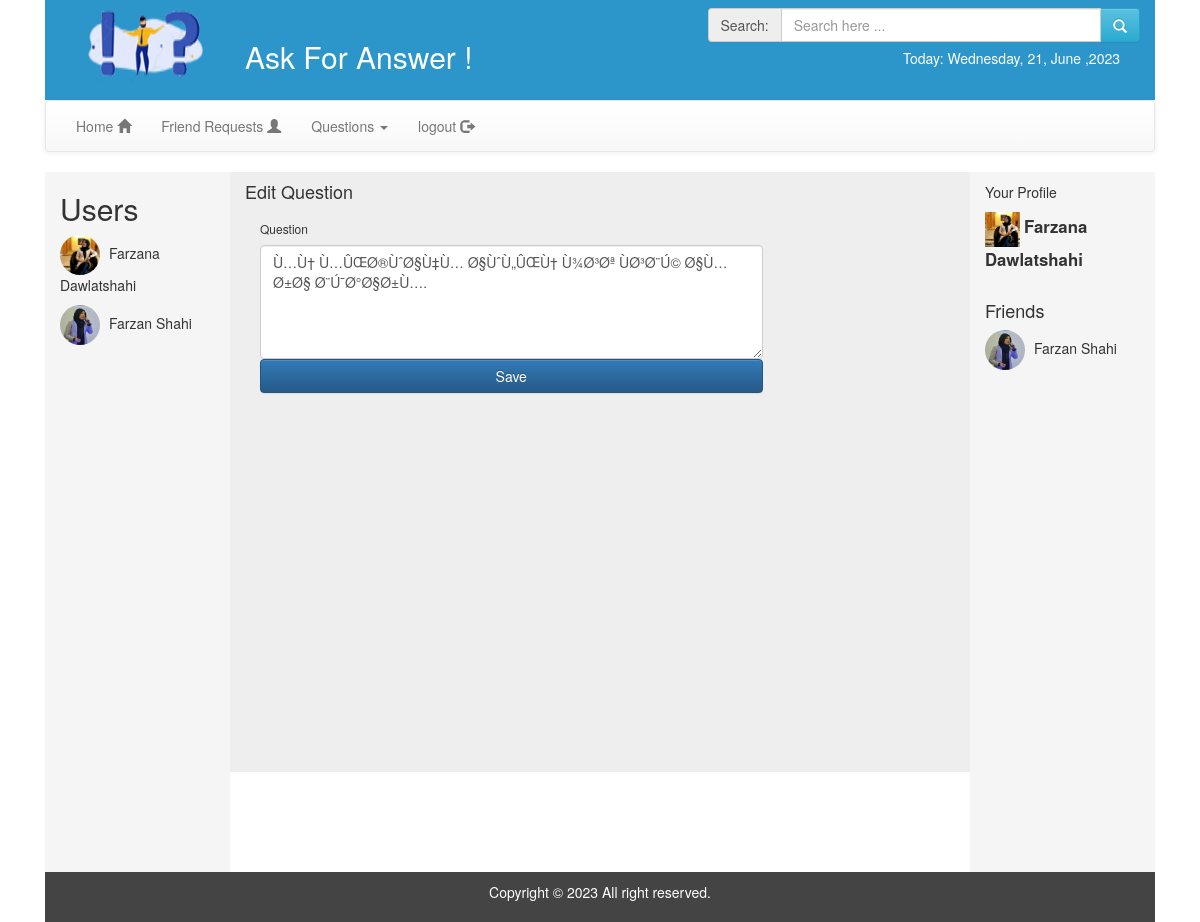
The app's page /question_update.php?post_id=1 (signed in) with its own data.
### tables this page shows
CREATE TABLE `profile` (
  `user_id` int(11) NOT NULL,
  `cover_photo` varchar(128) DEFAULT NULL,
  `picture` varchar(128) DEFAULT NULL,
  `job_title` varchar(64) DEFAULT NULL,
  `job_organization` varchar(64) DEFAULT NULL,
  `hire_date` int(11) DEFAULT NULL,
  `end_date` int(11) DEFAULT NULL,
  `status_text` text,
  `marital_status` varchar(32) DEFAULT NULL,
  `country` varchar(32) DEFAULT NULL,
  `province` varchar(64) DEFAULT NULL,
  `district` varchar(128) DEFAULT NULL
);

CREATE TABLE `users` (
  `user_id` int(11) NOT NULL,
  `firstname` varchar(32) NOT NULL,
  `lastname` varchar(32) NOT NULL,
  `gender` varchar(8) NOT NULL,
  `dob` date NOT NULL,
  `email` varchar(128) DEFAULT NULL,
  `phone` varchar(16) DEFAULT NULL,
  `password` varchar(64) NOT NULL
);

CREATE TABLE `post` (
  `post_id` int(11) NOT NULL,
  `user_id` int(11) NOT NULL,
  `post_text` text,
  `post_date` bigint(20) NOT NULL,
  `privacy` tinyint(4) NOT NULL,
  `location_id` int(11) DEFAULT NULL,
  `group_id` int(11) DEFAULT NULL
);

### top.php (the view, shortened to what this page needs)
<?php
	require_once("connection.php");
	$profile = mysqli_query($con, "SELECT firstname, lastname, picture FROM users INNER JOIN profile ON users.user_id = profile.user_id WHERE users.user_id = " . $_SESSION["user_id"]);
	$row_profile = mysqli_fetch_assoc($profile);
?>
<html>
<head>
	<link rel="stylesheet" href="css/bootstrap.min.css" type="text/css">
	<link rel="stylesheet" href="css/bootstrap-theme.min.css" type="text/css">
	<link rel="stylesheet" href="css/style.css" type="text/css">
</head>
<body>
	<div class="container">
		<div id="main" class="col-lg-12 col-md-12 col-sm-12 col-xs-12">
			<div id="banner" STYLE="min-height:100px;">
				<div id="logo" class="col-lg-2 col-md-2 col-sm-3 col-xs-12">
					<img src="images/logo2.png" style="height:11%; width:110%; padding-top:4px; left:-10px;">
				</div>
				<div id="notif" class="col-lg-5 col-md-5 col-sm-4 col-xs-12 " style="padding-top:20px; height:10%;">
				<h2 Style="color:white; float:left;"> Ask For Answer ! </h2>
				</div>
				<div id="search" class="col-lg-5 col-md-5 col-sm-5 col-xs-12">
					<form method="get" action="search.php">
						<div class="input-group">
							<span class="input-group-addon" style="width:60px;">
								Search:
							</span>
							<input name="q" placeholder="Search here ..." type="text" class="form-control">
							<span class="input-group-btn">
								<button type="submit" class="btn btn-info" style="padding-top:9px;padding-bottom:9px;">
									<span class="glyphicon glyphicon-search"></span>
								</button>
							</span>
						</div>
					</form>
						<div id="today"  style="color:white; float:right; margin-right:20px;">
				Today:
				<?php echo date("l, d, F ,Y"); ?><br>
				</div>
				</div>
			</div>
			<div id="menu">
		<nav class="navbar navbar-default" role="navigation">
            <div class="collapse navbar-collapse" id="collapse">
				<ul class="nav navbar-nav" id="nav-top">
                	<li><a href="home.php" >Home <span class="glyphicon glyphicon-home"></span></a></li>
					<li>
					<a href="friend_request.php">Friend Requests
					<span class="glyphicon glyphicon-user" ></span>
					</a></li>
                	<li class="dropdown"><a href="#" data-toggle="dropdown">Questions <span class="caret"></span></a>
                    </li>
					<li>
					<a href="logout.php">
					logout
						<span class="glyphicon glyphicon-log-out"  ></span>
					</a></li>
                </ul>
            </div>
        </nav>
		</div>
		<?php
		$users = mysqli_query($con, "Select * from users  INNER JOIN Profile ON profile.user_id = users.user_id  ");
		$row_users = mysqli_fetch_assoc($users);
		?>
		<div id="profile" class="col-lg-2 col-md-3 col-sm-3 hidden-xs" style="min-height:700px;">
			<h2> Users</h2>
			<?php do { ?>
				<div style="margin-bottom:10px;">
					<img src="<?php echo $row_users["picture"]; ?>" width="40" style="width:40px; height:40px; margin-right:5px;" class="img-circle">
					<?php echo $row_users["firstname"]; ?>
					<?php echo $row_users["lastname"]; ?>
				</div>
			<?php } while($row_users = mysqli_fetch_assoc($users)); ?>
		</div>
		<div id="timeline" class="col-lg-8 col-md-8 col-sm-7 col-xs-12">

### question_update.php (shortened to what this page needs)
<?php require_once("top.php"); ?>
<?php
	$question_update =mysqli_query($con,"SELECT *FROM post WHERE post_id=".$_GET["post_id"]);
	$row_question_update =mysqli_fetch_assoc($question_update);
?>
<h4>Edit Question</h4>
<div class="col-lg-9 col-md-9 col-sm-12 col-xm-12">
	<form method="post" enctype="multipart/form-data">
		<div>
			<h6>Question</h6>
			<textarea rows="5" name="text" class="form-control" ><?php
			echo $row_question_update["post_text"]; ?>
			</textarea>
		</div>
		<div>
			<input type="submit" id="submit" value="Save"
			class="btn btn-primary form-control nav-icon fa fa-login">
		</div>
	</form>
</div>
<?php require_once("footer.php"); ?>

### footer.php (shortened to what this page needs)
<?php
$friends = mysqli_query($con, "SELECT *, (SELECT blocked_user FROM block WHERE (blocked_user = users.user_id AND user_id = " . $_SESSION["user_id"] . ") OR (blocked_user = " . $_SESSION["user_id"] ." AND user_id = users.user_id))AS blocked FROM friend INNER JOIN users ON users.user_id = friend.receiver_id INNER JOIN profile ON users.user_id = profile.user_id WHERE status = 1 AND sender_id = " .$_SESSION["user_id"] . " UNION SELECT *, (SELECT blocked_user FROM block WHERE (blocked_user = users.user_id AND user_id = " . $_SESSION["user_id"] . ") OR (blocked_user = " . $_SESSION["user_id"] . " AND user_id = users.user_id)) AS blocked FROM friend INNER JOIN users ON users.user_id = friend.sender_id INNER JOIN profile ON users.user_id = profile.user_id WHERE status = 1 AND receiver_id = " . $_SESSION["user_id"]);$row_friends = mysqli_fetch_assoc($friends);
?>
			</div>
			<div id="friend" class="col-lg-2 col-md-2 col-sm-2 hidden-xs" style="padding-top:10px; background-color:#f5f5f5; min-height:700px;">
			Your Profile
				<div style="margin-top:10px;">
					<img src="<?php echo $row_profile["picture"]; ?>" width="35">
					<big><b><?php echo $row_profile["firstname"]; ?>
					<?php echo $row_profile["lastname"]; ?></b></big>
				</div>
				<br>
				<h4>Friends </h4>
				<div>
				<?php do { ?>
				<?php if($row_friends["blocked"] == "") { ?>
					<div style="margin-bottom:10px;">
						<img src="<?php echo $row_friends["picture"]; ?>" width="40" style="width:40px; height:40px; margin-right:5px;" class="img-circle">
						<?php echo $row_friends["firstname"]; ?>
						<?php echo $row_friends["lastname"]; ?>
					</div>
				<?php } ?>
				<?php } while($row_friends = mysqli_fetch_assoc($friends)); ?>
		</div>
		</div>
		<div id="footer">
			Copyright &copy;
			<?php echo date("Y"); ?>
			All right reserved.
		</div>
	</div>
</body>
</html>

### css/style.css (style rules this page uses)
#main { min-height:600px; }
#friend { background-color:#EEE; }
#footer { min-height:50px; background-color:#444; padding:10px; text-align:center; color:#FFF; }
#banner { background-color:#2c96cb; min-height:100px; }
#profile { min-height:700px; background-color:#F5F5F5; }
#timeline { min-height:600px; background-color:#EEE; }
#search { min-height:50px; }
#search .input-group { position:relative; top:8px; }
#notif { min-height:50px; padding-top:5px; }
.input-group { margin-bottom:5px; }
.input-group-addon { width:110px; }

### records on screen
profile: picture (picture), user_id.firstname "Farzana", user_id.lastname "Dawlatshahi"
profile: picture (picture), user_id.firstname "Farzan", user_id.lastname "Shahi"
post: text "Ù…Ù† Ù…ÛŒØ®ÙˆØ§Ù‡Ù… Ø§ÙˆÙ„ÛŒÙ† Ù¾Ø³Øª ÙØ³Ø¨Ú© Ø§Ù… Ø±Ø§ Ø¨Ú¯Ø°Ø§Ø±Ù…."

### other values on screen
$row_friends["firstname"] "Farzan"
$row_friends["lastname"] "Shahi"
